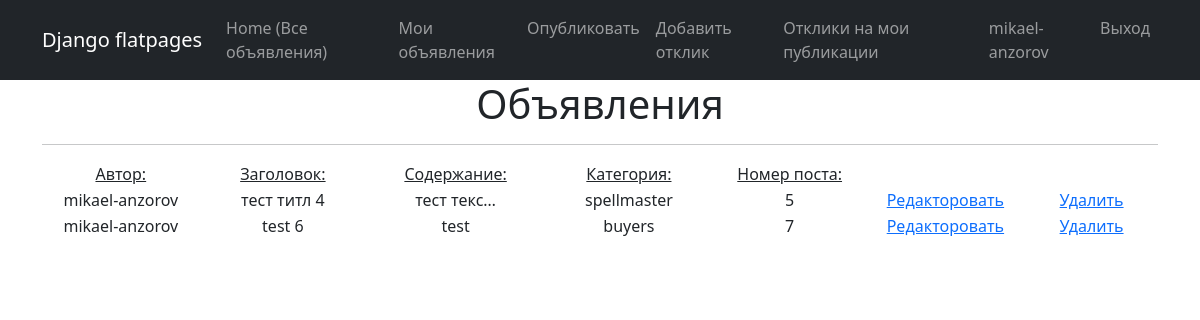
The app's page /post/personal/ (signed in), older data.
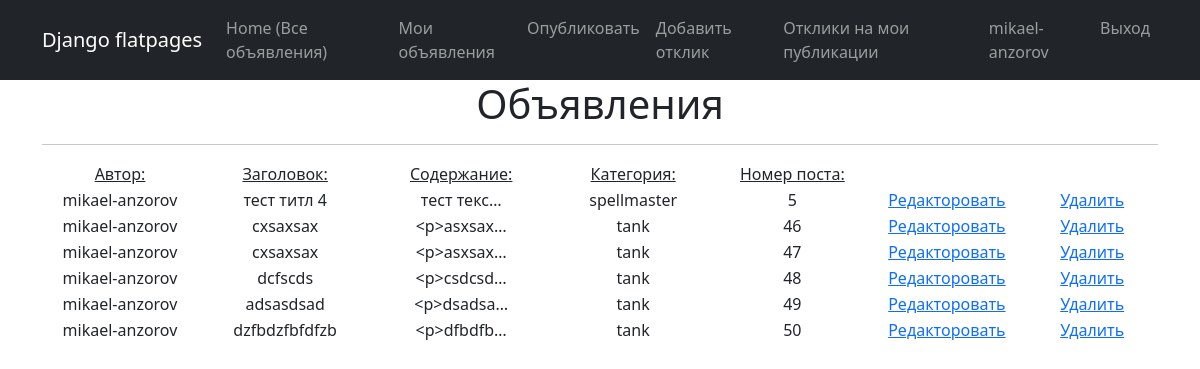
The same page, newer data.
### app_01/models.py (models this page shows, shortened)
class Post(models.Model):
    TYPE = (
        ('tank', 'Танки'),
        ('heal', 'Хилы'),
        ('dd', 'ДД'),
        ('buyers', 'Торговцы'),
        ('gildemaster', 'Гилдмастеры'),
        ('quest', 'Квестгиверы'),
        ('smith', 'Кузнецы'),
        ('tanner', 'Кожевники'),
        ('potion', 'Зельевары'),
        ('spellmaster', 'Мастер заклинаний'),
    )
    author = models.ForeignKey(User, on_delete=models.CASCADE)
    title = models.CharField(max_length=20)
    text = RichTextUploadingField(null=True, config_name='default',)
    category = models.CharField(max_length=20, choices=TYPE, default='tank')

### app_01/views.py (the view)
# urls.py: path('post/personal/', PersonalPost.as_view(), name='personal_post'),
class PersonalPost(ListView):
    model = Post
    template_name = 'post_personal.html'
    context_object_name = 'personal_post'
    def get_queryset(self):
        queryset = super().get_queryset()
        return queryset.filter(author=self.request.user)

### templates/post_personal.html (shortened to what this page needs)
{% extends 'flatpages/default.html' %}
{% block content %}
<h1>Объявления</h1>
   <hr>
   {% if personal_post %}
    <table style="margin-left: 1px; margin-rith: ;">
        <tr>
               <td style="width: 200px"><u>Автор:</u></td>
               <td style="width: 200px"><u>Заголовок:</u></td>
               <td style="width: 200px"><u>Содержание:</u></td>
               <td style="width: 200px"><u>Категория:</u></td>
               <td style="width: 200px"><u>Номер поста:</u></td>
           </tr>
           {% for new in personal_post %}
           <tr>
               <td style="width: 250px">{{new.author}}</td>
               <td style="width: 250px">{{new.title}}</td>
               <td style="width: 250px">{{new.text|truncatechars:10}}</td>
               <td style="width: 250px">{{new.category}}</td>
               <td style="width: 250px">{{new.id}}</td>
               <td style="width: 200px"><a href={% url 'post_edit' new.id%}> Редакторовать </a></td>
               <td style="width: 200px"><a href={% url 'post_delete' new.id%}> Удалить </a></td>
           </tr>
           {% endfor %}
    </table>
   {% else %}
       <h2>У вас нет объявлений!</h2>
   {% endif %}
{% endblock content %}

Row changes from the older to the newer data that the page shows:
removed Post: author "mikael-anzorov", title "test 6", text "test", category "buyers", id "7"
added Post: author "mikael-anzorov", title "cxsaxsax", text "<p>asxsax…", category "tank", id "46"
added Post: author "mikael-anzorov", title "cxsaxsax", text "<p>asxsax…", category "tank", id "47"
added Post: author "mikael-anzorov", title "dcfscds", text "<p>csdcsd…", category "tank", id "48"
added Post: author "mikael-anzorov", title "adsasdsad", text "<p>dsadsa…", category "tank", id "49"
added Post: author "mikael-anzorov", title "dzfbdzfbfdfzb", text "<p>dfbdfb…", category "tank", id "50"
